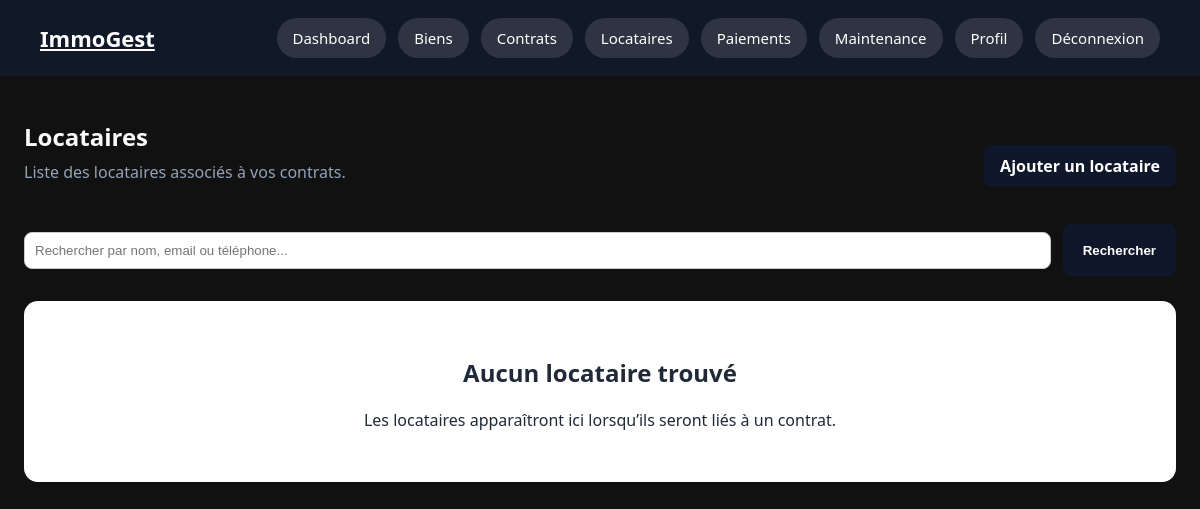
The page /properties/locataires/ (signed in) on the database as committed earlier.
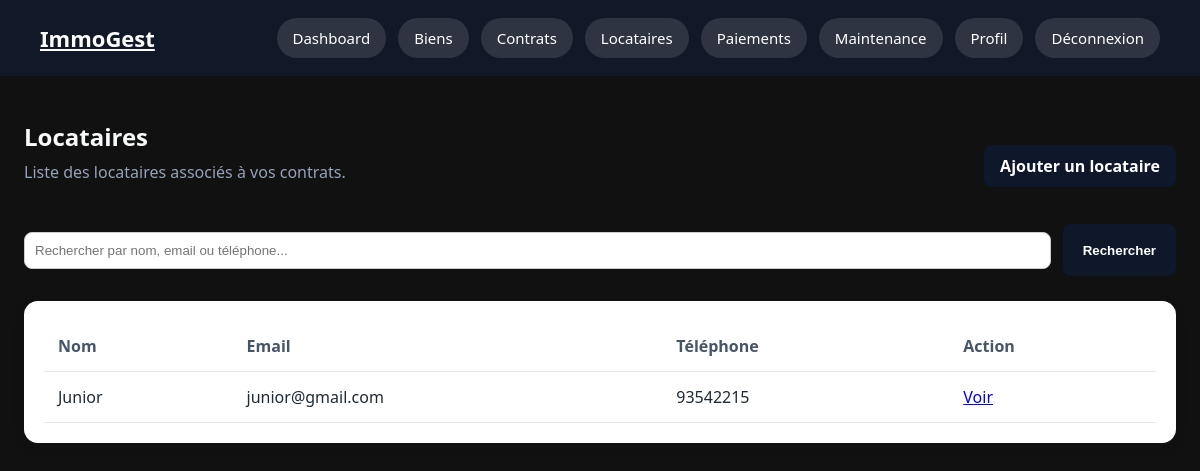
The same page on the database as committed later.
### accounts/models.py (models this page shows, shortened)
class ProfilLocataire(models.Model):
    user = models.OneToOneField(
        User,
        on_delete=models.CASCADE,
        related_name='profil_locataire',
        verbose_name='Utilisateur'
    )
    proprietaire = models.ForeignKey(
        ProfilProprietaire,
        on_delete=models.SET_NULL,
        null=True,
        blank=True,
        related_name='locataires',
        verbose_name='Propriétaire'
    )
    adresse_actuelle = models.CharField(
        max_length=255,
        blank=True,
        verbose_name='Adresse actuelle'
    )
    created_at = models.DateTimeField(
        auto_now_add=True,
        verbose_name='Créé le'
    )
    updated_at = models.DateTimeField(
        auto_now=True,
        verbose_name='Modifié le'
    )
    class Meta:
        verbose_name = 'Profil locataire'
        verbose_name_plural = 'Profils locataires'

class User(AbstractUser):
    PROPRIETAIRE = 'proprietaire'
    LOCATAIRE = 'locataire'
    ROLE_CHOICES = [
        (PROPRIETAIRE, 'Propriétaire'),
        (LOCATAIRE, 'Locataire'),
    ]
    role = models.CharField(
        max_length=20,
        choices=ROLE_CHOICES,
        verbose_name='Rôle'
    )
    telephone = models.CharField(
        max_length=20,
        blank=True,
        verbose_name='Téléphone'
    )
    photo = models.ImageField(
        upload_to='profils/',
        blank=True,
        null=True,
        verbose_name='Photo de profil'
    )
    class Meta:
        verbose_name = 'Utilisateur'
        verbose_name_plural = 'Utilisateurs'

### properties/views.py (the view)
# urls.py: path('locataires/', views.liste_locataires, name='liste_locataires'),
@login_required
@proprietaire_required
def liste_locataires(request):
    proprietaire = request.user.profil_proprietaire
    query = request.GET.get('q', '')
    locataires = ProfilLocataire.objects.filter(proprietaire=proprietaire)
    if query:
        locataires = locataires.filter(
            Q(user__username__icontains=query) |
            Q(user__email__icontains=query) |
            Q(user__telephone__icontains=query)
        )
    return render(request, 'properties/liste_locataires.html', {
        'locataires': locataires,
        'query': query
    })

### templates/properties/liste_locataires.html
{% extends "base.html" %}
{% block content %}
<section class="page-header">
    <div>
        <h1>Locataires</h1>
        <p>Liste des locataires associés à vos contrats.</p>
    </div>
    <a href="{% url 'properties:ajouter_locataire' %}" class="btn-link">
    Ajouter un locataire
</a>
</section>
<form method="get" class="search-form">
    <input
        type="text"
        name="q"
        placeholder="Rechercher par nom, email ou téléphone..."
        value="{{ query }}"
    >
    <button type="submit">Rechercher</button>
</form>
{% if locataires %}
<div class="table-card">
    <table>
        <thead>
            <tr>
                <th>Nom</th>
                <th>Email</th>
                <th>Téléphone</th>
                <th>Action</th>
            </tr>
        </thead>
        <tbody>
            {% for locataire in locataires %}
            <tr>
                <td>{{ locataire.user.username }}</td>
                <td>{{ locataire.user.email }}</td>
                <td>{{ locataire.user.telephone }}</td>
                <td>
                    <a href="{% url 'properties:detail_locataire' locataire.pk %}">
                        Voir
                    </a>
                </td>
            </tr>
            {% endfor %}
        </tbody>
    </table>
</div>
{% else %}
<div class="empty-state">
    <h2>Aucun locataire trouvé</h2>
    <p>Les locataires apparaîtront ici lorsqu’ils seront liés à un contrat.</p>
</div>
{% endif %}
{% endblock %}

Rows that differ between the two databases and show on the page:
added ProfilLocataire: user.username "Junior", user.email "junior@gmail.com", user.telephone "93542215"
Other text that changed with them:
text no longer shown: "Aucun locataire trouvé Les locataires apparaîtront ici lorsqu’ils seront liés à un contrat."
text now shown: "Nom Email Téléphone Action"
